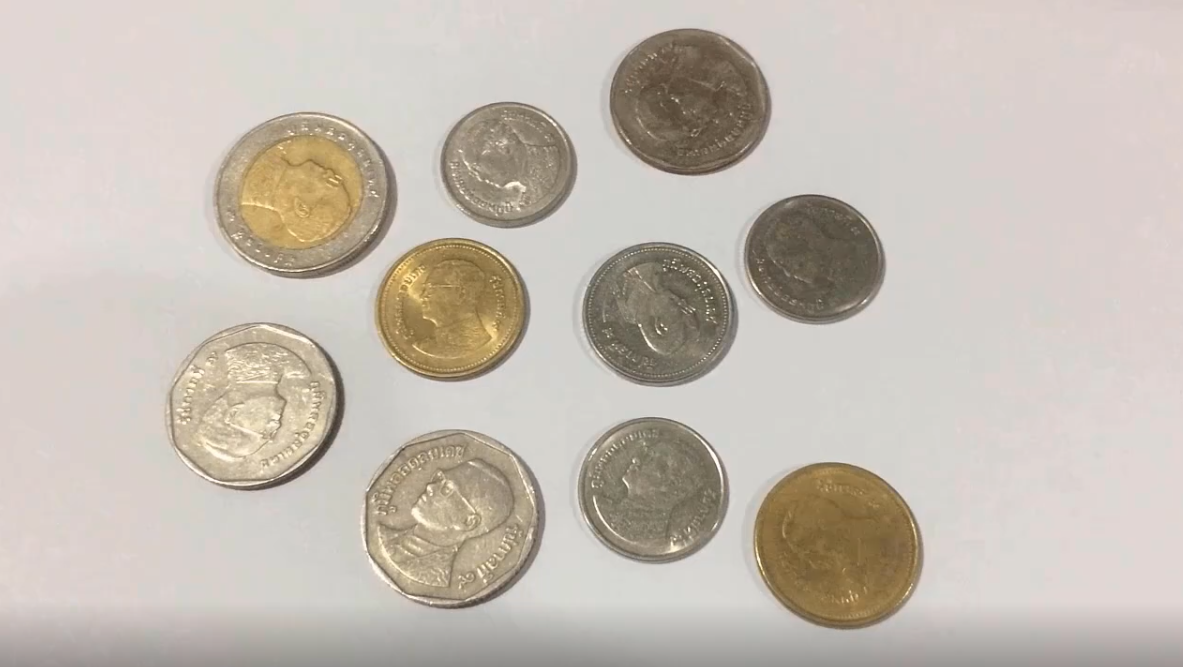
#> input picture Coin.PNG, 1183 x 667 px, found by its file name
$ python imageProcess.py
#> lines starting #> are read from the running program, lines starting #| are printed output that depends on the picture; after the words box and inside, x2 and y2 are one past the last pixel; in counts of white or black regions, pixels touching at a corner belong together
import cv2
import numpy as np
import matplotlib.pyplot as plt

# โหลดภาพ RGB
img = cv2.imread('coin.png')  # เปลี่ยน 'Coin2.png' เป็นเส้นทางของไฟล์ภาพที่ต้องการ
#> img is the input picture: shape (667, 1183, 3); mean B, G, R 179.1, 188.6, 197.1

# แปลงภาพจาก RGB เป็นขาวดำ (Grayscale)
gray_image = cv2.cvtColor(img, cv2.COLOR_BGR2GRAY)
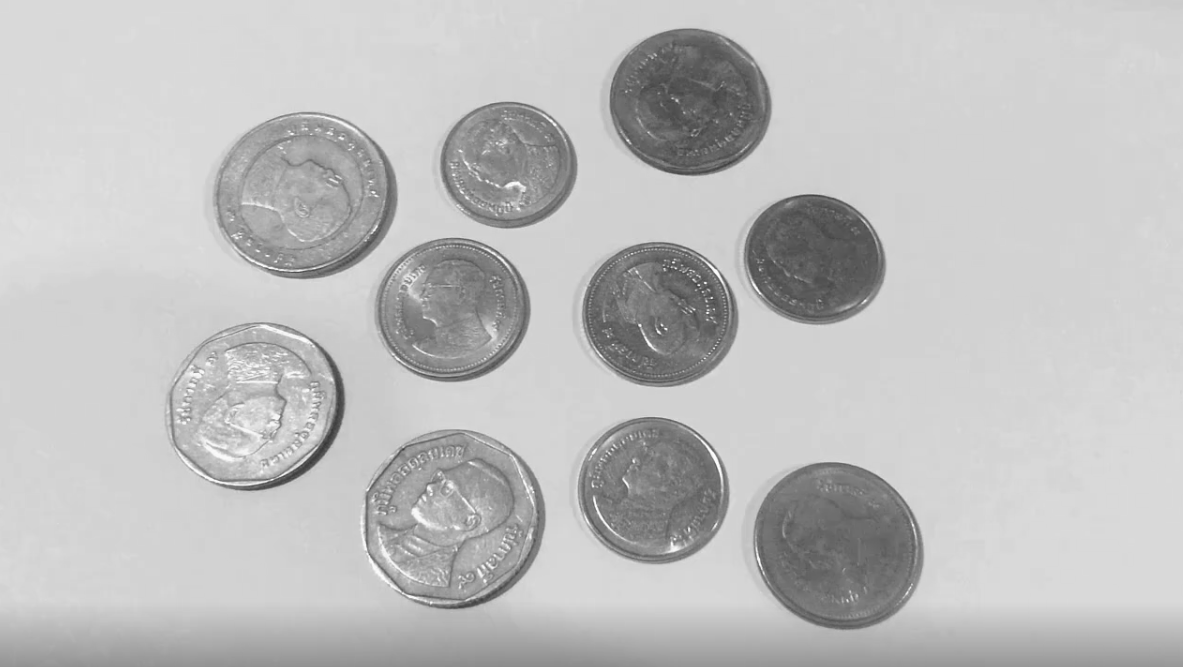
#> gray_image: shape (667, 1183); min 54, max 254, mean 190

# ทำการเบลอภาพเพื่อลด noise
gray_blur = cv2.GaussianBlur(gray_image, (15, 15), 0)
# ทำ Thresholding แบบ Adaptive เพื่อแปลงเป็นภาพขาวดำ (Binary Image)
thresh = cv2.adaptiveThreshold(gray_blur, 255, cv2.ADAPTIVE_THRESH_GAUSSIAN_C, cv2.THRESH_BINARY_INV, 15,1)
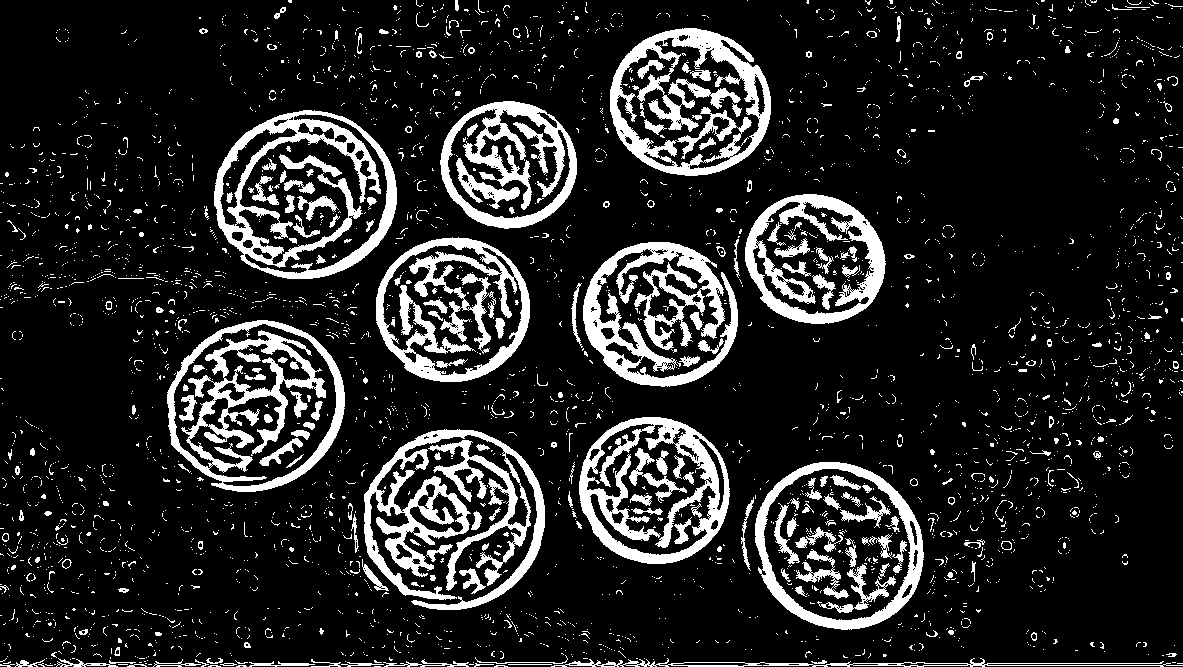
#> thresh: shape (667, 1183); 14.5% white; 3563 white regions (3303 under 20 px), largest, box (x1, y1, x2, y2) and area: (364, 429, 545, 610) 11400, (167, 320, 345, 492) 9480, (610, 28, 771, 176) 9201

# สร้าง kernel สำหรับการทำ Erosion และ Dilation
kernel = np.ones((2, 2), np.uint8)

# ทำการ Closing เพื่อเติมช่องว่างในวัตถุที่ต้องการตรวจจับ
closing = cv2.morphologyEx(thresh, cv2.MORPH_CLOSE, kernel, iterations=2)
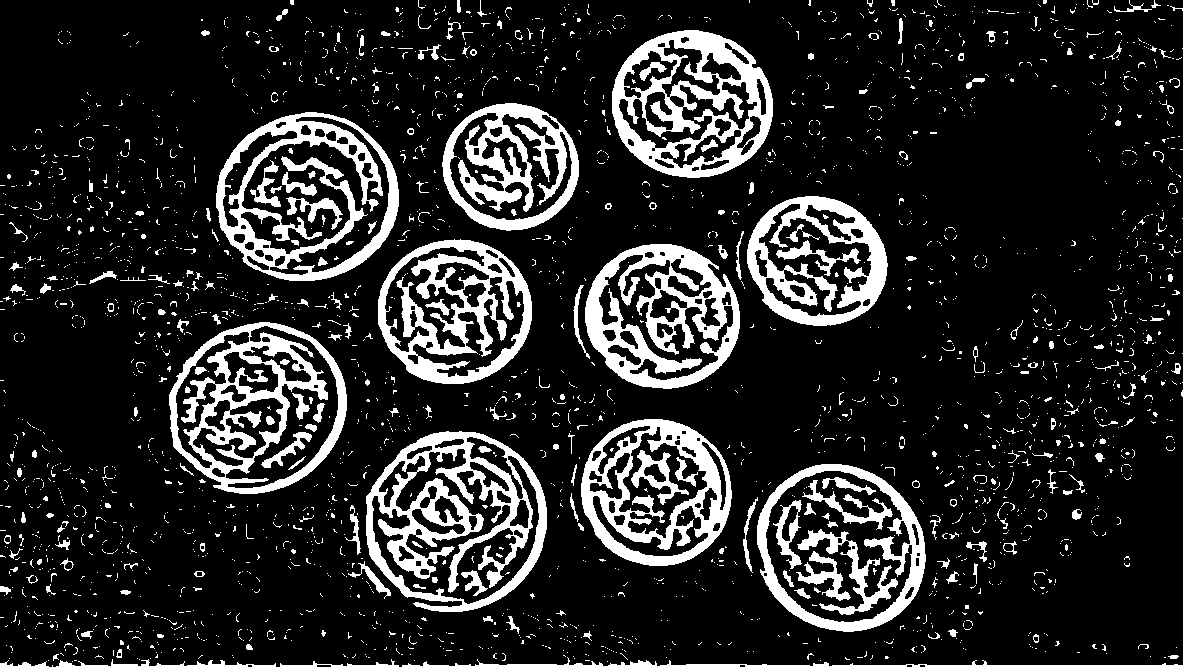
#> closing: shape (667, 1183); 15.5% white; 2840 white regions (2587 under 20 px)
# ค้นหาคอนทัวร์ในภาพที่ผ่านการทำ Closing
contours, hierachy = cv2.findContours(closing.copy(), cv2.RETR_EXTERNAL, cv2.CHAIN_APPROX_SIMPLE)
#> contours = 2730 contours, 2623 with area under 20; largest, box (x1, y1, x2, y2) and area: (366, 431, 547, 612) 25134, (216, 112, 399, 281) 23833, (169, 322, 347, 494) 23307, (757, 464, 926, 632) 21976, (612, 30, 773, 178) 18523
# นับจำนวนเหรียญ
counter = 0
for cnt in contours:
    area = cv2.contourArea(cnt)
    if area < 5000 or area > 35000:
        continue
    ellipse = cv2.fitEllipse(cnt)
    cv2.ellipse(img, ellipse, (0, 255, 0), 2)
    counter += 1
#> this loop made 2730 passes
#> area on passes 9, 10, 12: 85.5, 141, 355
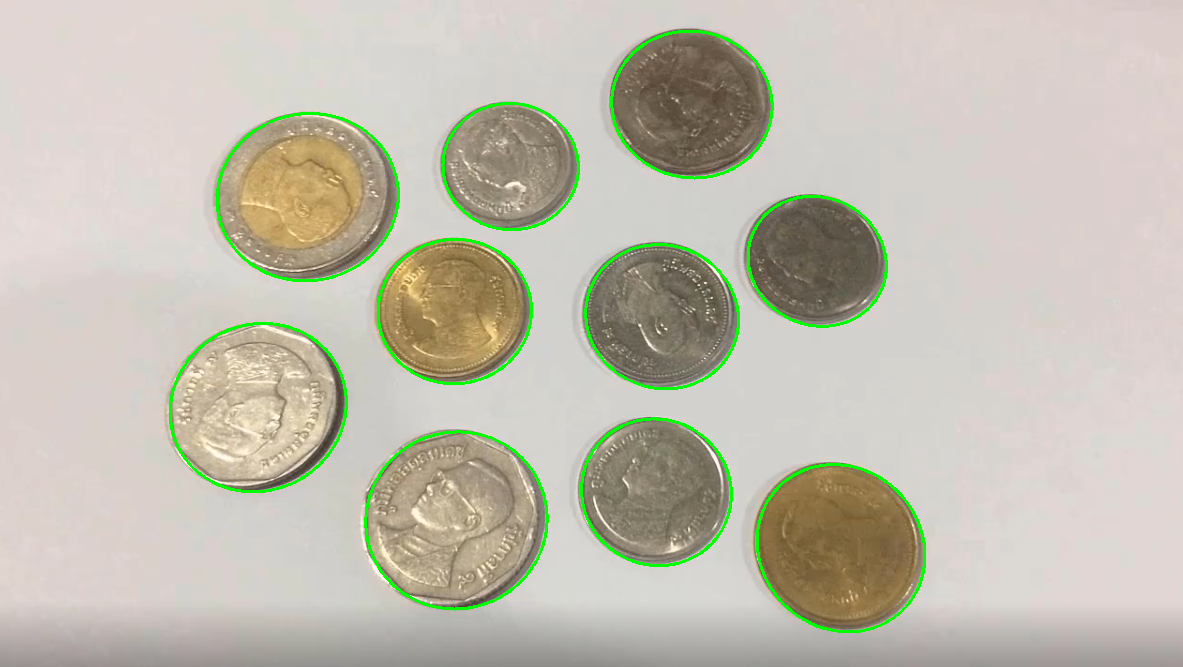
#> img: shape (667, 1183, 3); 1.85% of pixels changed, all inside (x1, y1, x2, y2) = (169, 30, 926, 633)
#> after the loop, counter = 10

# แสดงจำนวนเหรียญในภาพ
cv2.putText(img, f'Coins: {counter}', (10, 100), cv2.FONT_HERSHEY_SIMPLEX, 4, (255, 0, 0), 2, cv2.LINE_AA)
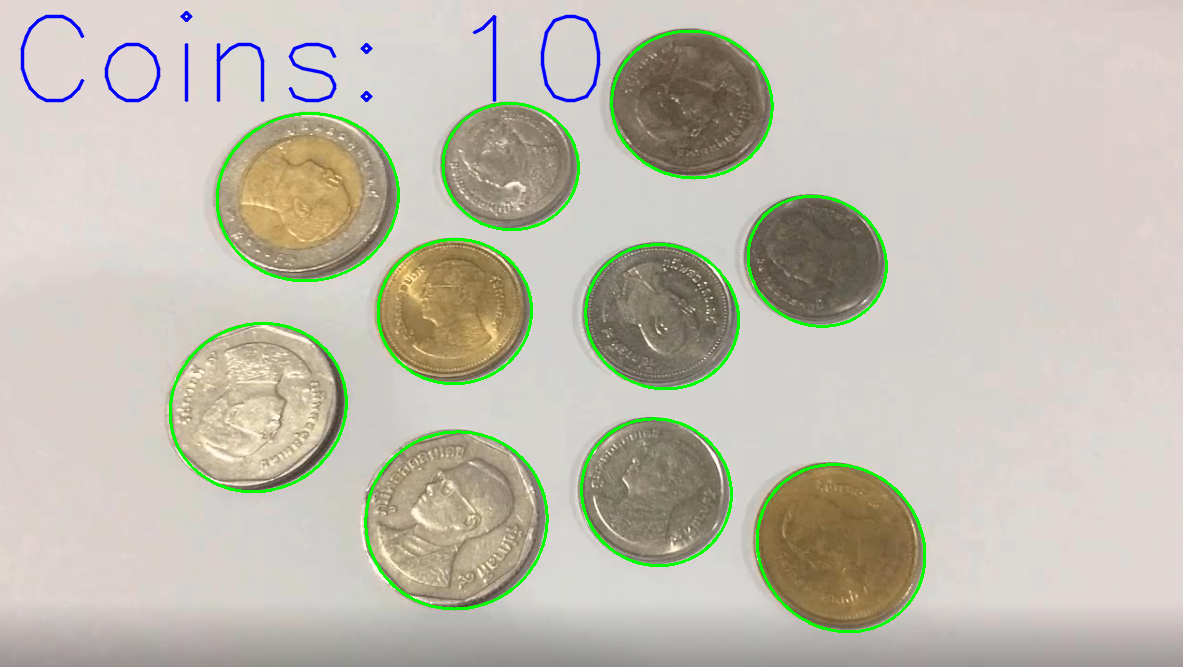
#> img: shape (667, 1183, 3); 0.7% of pixels changed, all inside (x1, y1, x2, y2) = (20, 11, 601, 103)

# แสดงภาพที่ได้
plt.figure(figsize=(10, 10))
plt.imshow(cv2.cvtColor(img, cv2.COLOR_BGR2RGB))
plt.title(f'Number of coins detected: {counter}')
plt.axis('off')
plt.show()

# บันทึกภาพที่ประมวลผลแล้ว
#cv2.imwrite('processed_Coin2.png', img)
